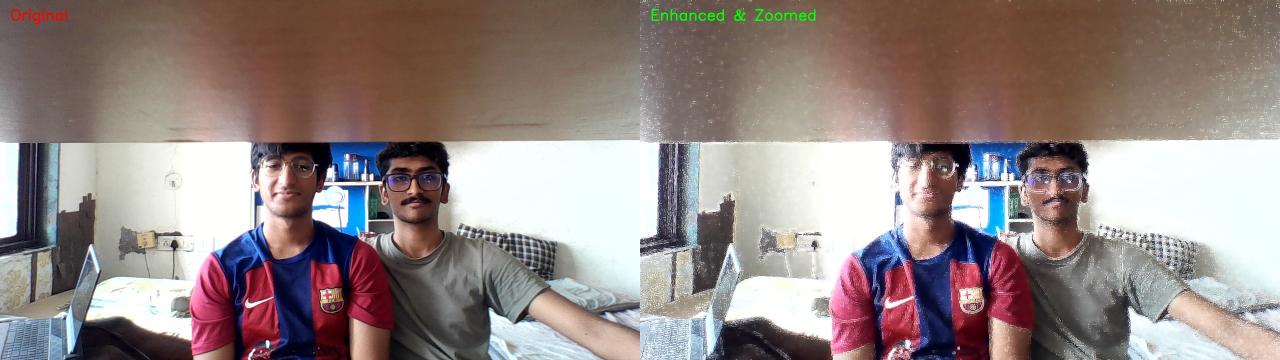
#> input picture attendance_tracker/data/proof/proof_20260420_163603.jpg, 2560 x 720 px (shown at 1/2 size)
$ python -i enhancer.py   (imports and definitions only)   (older library calls are emulated)
#> lines starting #> are read from the running program, lines starting #| are printed output that depends on the picture
#> further down, picture is the input picture: shape (720, 2560, 3); mean B, G, R 130.9, 133.5, 147.3
import cv2
import numpy as np

def auto_brighten(frame: np.ndarray) -> np.ndarray:
    """Brightens the image if it is too dark using CLAHE."""
    if frame is None:
        return None

    # Convert to HSV
    hsv = cv2.cvtColor(frame, cv2.COLOR_BGR2HSV)
    h, s, v = cv2.split(hsv)

    # Calculate average brightness
    avg_brightness = np.mean(v)

    # If the image is dark, apply CLAHE on the V channel
    if avg_brightness < 100:
        print("   (Auto-Brightening Applied)")
        clahe = cv2.createCLAHE(clipLimit=2.0, tileGridSize=(8, 8))
        v_enhanced = clahe.apply(v)

        # Merge back
        hsv_enhanced = cv2.merge((h, s, v_enhanced))
        frame = cv2.cvtColor(hsv_enhanced, cv2.HSV2BGR)

    return frame

def auto_zoom(frame: np.ndarray) -> np.ndarray:
    """Detects faces using a fast Haar cascade and zooms in if they are far away."""
    if frame is None:
        return None

    gray = cv2.cvtColor(frame, cv2.COLOR_BGR2GRAY)
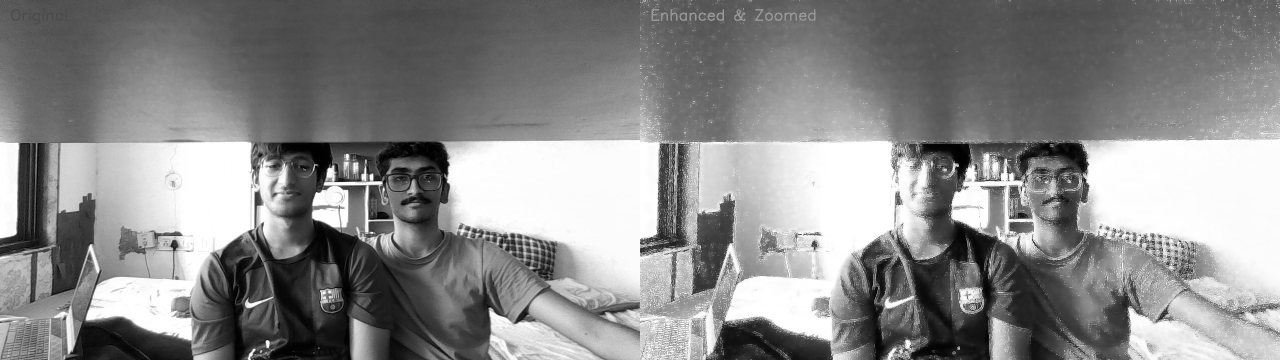
#> gray: shape (720, 2560) (shown at 1/2 size); min 0, max 255, mean 137.3

    # Load Haar Cascade
    face_cascade = cv2.CascadeClassifier(cv2.data.haarcascades + 'haarcascade_frontalface_default.xml')
    faces = face_cascade.detectMultiScale(gray, scaleFactor=1.1, minNeighbors=5, minSize=(30, 30))
#> faces = [[503, 284, 132, 132], [757, 295, 147, 147], [2039, 302, 133, 133]]

    if len(faces) == 0:
        return frame # No faces detected, return original

    # Find bounding box for all detected faces
    x_min = min([x for x, y, w, h in faces])
#> x_min = 503
    y_min = min([y for x, y, w, h in faces])
#> y_min = 284
    x_max = max([x + w for x, y, w, h in faces])
#> x_max = 2172
    y_max = max([y + h for x, y, w, h in faces])
#> y_max = 442

    # Calculate average face width to determine if they are "far away"
    avg_width = np.mean([w for x, y, w, h in faces])
#> avg_width = 137.3

    # If faces are small (far away), perform digital zoom
    if avg_width < 120:
        print("   (Auto-Zoom Applied on far away faces)")

        # Add padding (e.g. 100% of the width/height to give context)
        padding_x = int((x_max - x_min) * 1.0)
        padding_y = int((y_max - y_min) * 1.0)

        # Add a minimum padding just in case
        padding_x = max(padding_x, 50)
        padding_y = max(padding_y, 50)

        h_orig, w_orig = frame.shape[:2]

        crop_x1 = max(0, x_min - padding_x)
        crop_y1 = max(0, y_min - padding_y)
        crop_x2 = min(w_orig, x_max + padding_x)
        crop_y2 = min(h_orig, y_max + padding_y)

        cropped_frame = frame[crop_y1:crop_y2, crop_x1:crop_x2]

        # Resize back to original dimensions for the "zoom" effect
        zoomed_frame = cv2.resize(cropped_frame, (w_orig, h_orig), interpolation=cv2.INTER_LINEAR)
        return zoomed_frame

    return frame

def enhance_for_recognition(frame: np.ndarray) -> np.ndarray:
    """Balanced enhancement (Zoom -> Brighten -> Sharpen)"""
    if frame is None:
        return None

    # 1. Auto-Zoom if faces are far away
    frame = auto_zoom(frame)

    # 2. Add Auto-Brighten
    frame = auto_brighten(frame)
#> in auto_brighten, `hsv = cv2.cvtColor(frame, cv2.COLOR_BGR2HSV)`: hsv: shape (720, 2560, 3); mean H, S, V 54.5, 66.5, 154.3
#> in auto_brighten, `h, s, v = cv2.split(hsv)`:
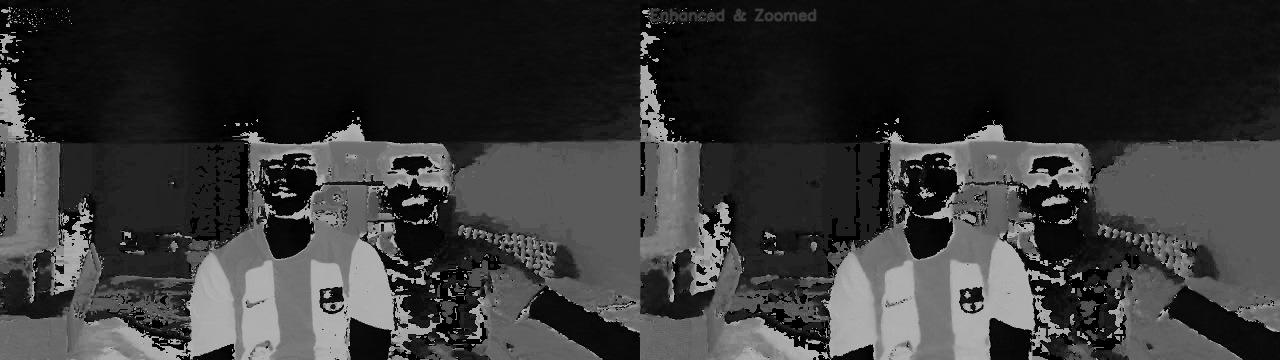
#> h: shape (720, 2560) (shown at 1/2 size); min 0, max 179, mean 54.5
#> in auto_brighten, `h, s, v = cv2.split(hsv)`:
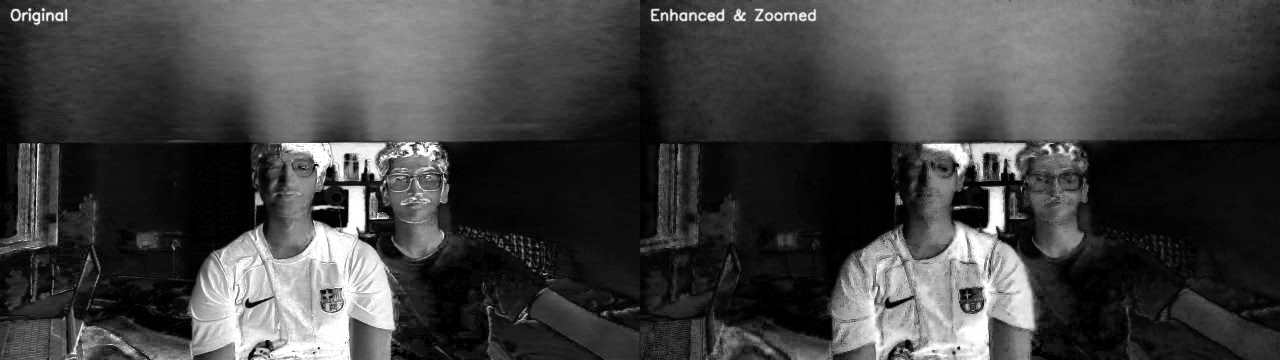
#> s: shape (720, 2560) (shown at 1/2 size); min 0, max 255, mean 66.5
#> in auto_brighten, `h, s, v = cv2.split(hsv)`:
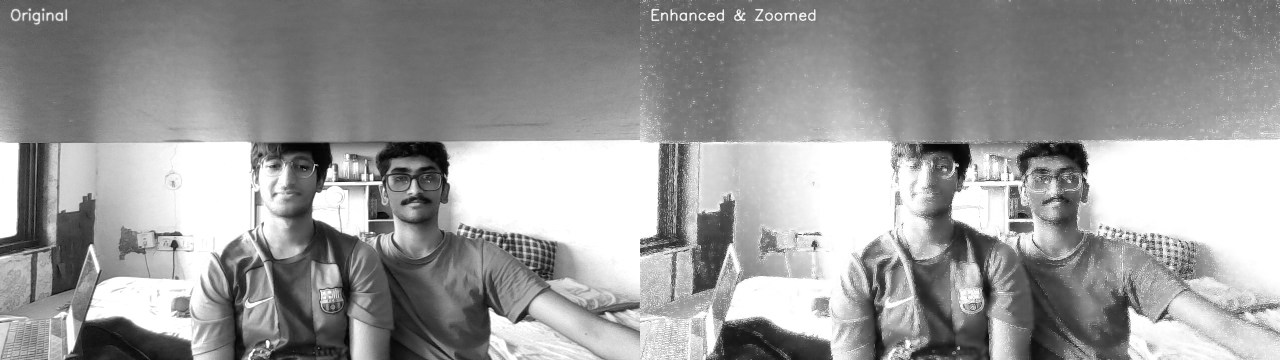
#> v: shape (720, 2560) (shown at 1/2 size); min 0, max 255, mean 154.3
#> in auto_brighten, `avg_brightness = np.mean(v)`: avg_brightness = 154.3

    # Ensure it's a color image
    if len(frame.shape) == 2:
        frame = cv2.cvtColor(frame, cv2.COLOR_GRAY2BGR)

    # 3. Gentle Unsharp Mask
    blurred = cv2.GaussianBlur(frame, (0, 0), sigmaX=1.0)
    sharpened = cv2.addWeighted(frame, 2.5, blurred, -1.5, 0)

    # 4. Light Laplacian
    lap = cv2.Laplacian(sharpened, cv2.CV_64F, ksize=3)
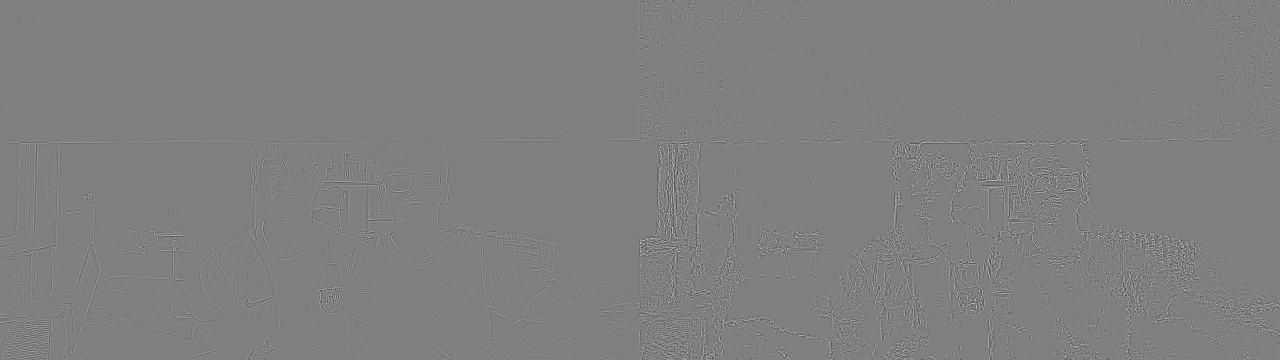
#> lap: shape (720, 2560, 3) float64 (shown at 1/2 size); mean B, G, R 0, 0, 0; drawn with min black and max white
    sharpened = cv2.addWeighted(sharpened, 1.0, np.clip(lap, 0, 255).astype(np.uint8), 0.8, 0)
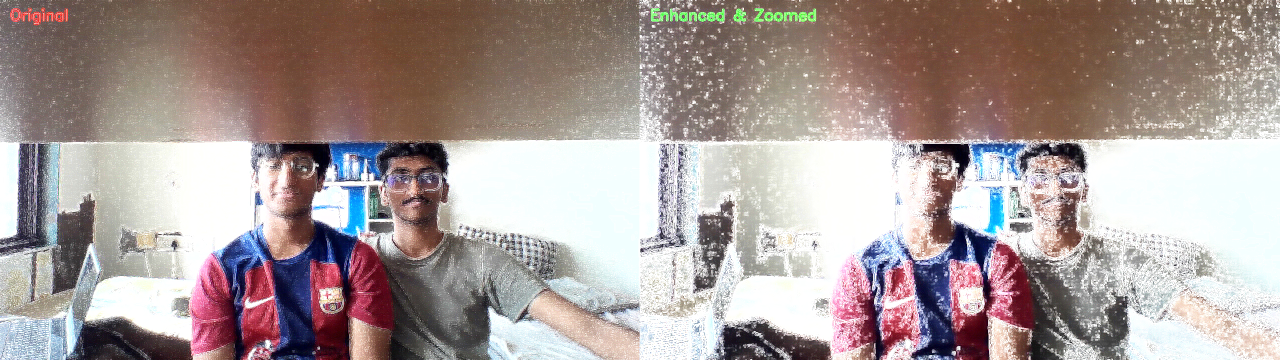
#> sharpened: shape (720, 2560, 3) (shown at 1/2 size); mean B, G, R 151.1, 153.7, 167.2

    # Final noise reduction skip (Bilateral is too slow for real-time CPU)
    # Using lightweight Gaussian instead or just continuing
    final = cv2.GaussianBlur(sharpened, (3, 3), 0)

    return final

>>> import cv2
>>> picture = cv2.imread('../data/proof/proof_20260420_163603.jpg')
>>> result = enhance_for_recognition(picture)

$ run again, on attendance_tracker/data/proof/proof_20260420_163856.jpg
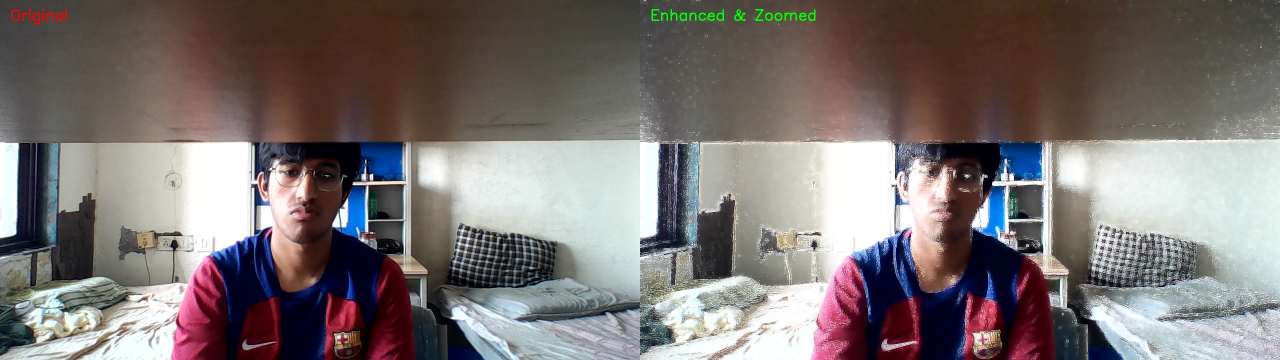
#> input picture attendance_tracker/data/proof/proof_20260420_163856.jpg, 2560 x 720 px (shown at 1/2 size)
#> picture is the input picture: shape (720, 2560, 3); mean B, G, R 113.3, 114.2, 122.3
#> faces = ()
#> hsv: shape (720, 2560, 3); mean H, S, V 56, 72, 129.9
#> in auto_brighten, `h, s, v = cv2.split(hsv)`:
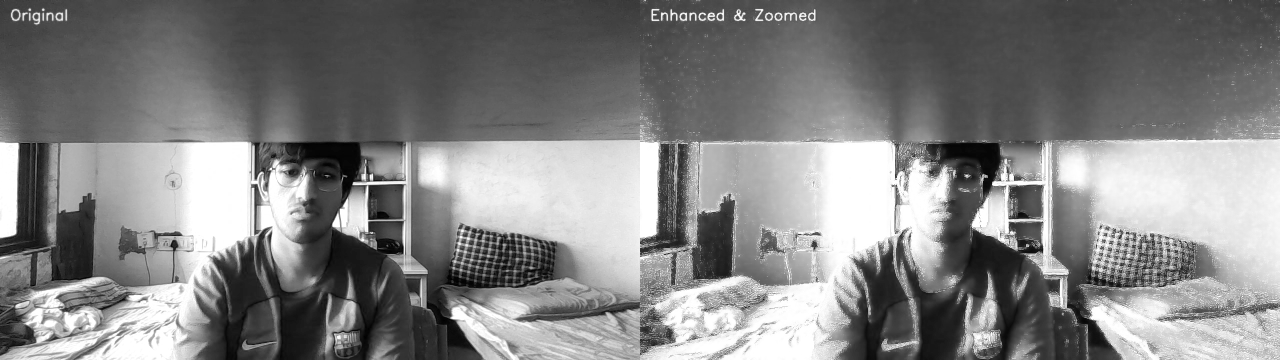
#> v: shape (720, 2560) (shown at 1/2 size); min 0, max 255, mean 129.9
#> avg_brightness = 129.9
#> in enhance_for_recognition, `sharpened = cv2.addWeighted(sharpened, 1.0, np.clip(lap, 0, 255).astyp..`:
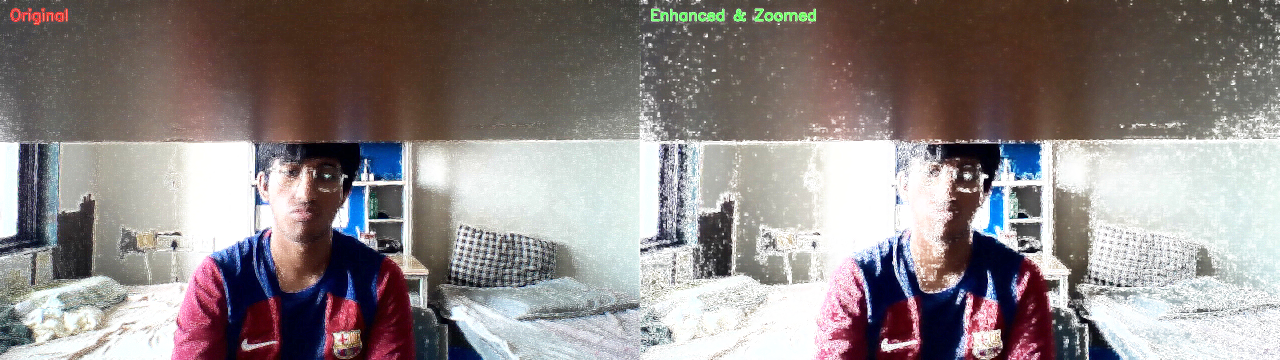
#> sharpened: shape (720, 2560, 3) (shown at 1/2 size); mean B, G, R 132.8, 133.5, 141.6

$ run again, on attendance_tracker/data/proof/proof_20260420_163902.jpg
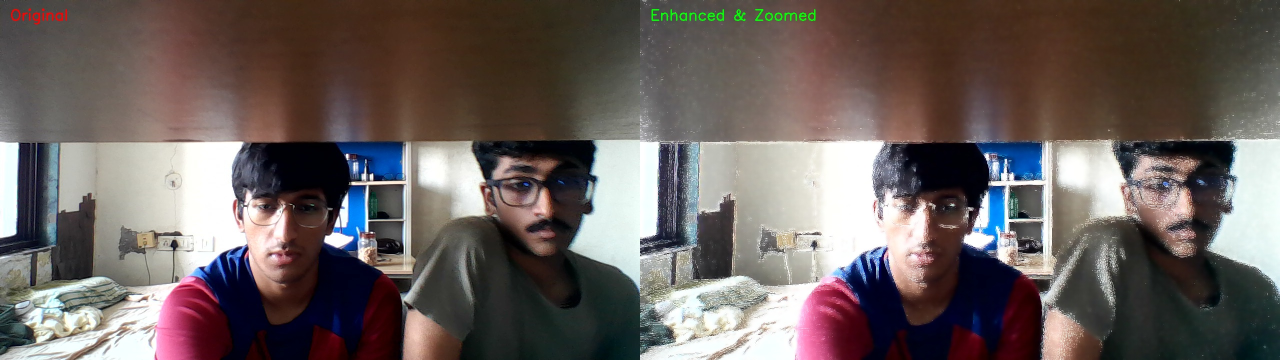
#> input picture attendance_tracker/data/proof/proof_20260420_163902.jpg, 2560 x 720 px (shown at 1/2 size)
#> picture is the input picture: shape (720, 2560, 3); mean B, G, R 93.6, 96.1, 105.8
#> faces = [[1810, 487, 59, 59], [515, 483, 67, 67]]
#> x_min = 515
#> y_min = 483
#> x_max = 1869
#> y_max = 550
#> avg_width = 63
#> padding_x = 1354
#> padding_y = 67
#> crop_x1 = 0
#> crop_y1 = 416
#> crop_x2 = 2560
#> crop_y2 = 617
#> hsv: shape (720, 2560, 3); mean H, S, V 62.7, 68.5, 125
#> in auto_brighten, `h, s, v = cv2.split(hsv)`:
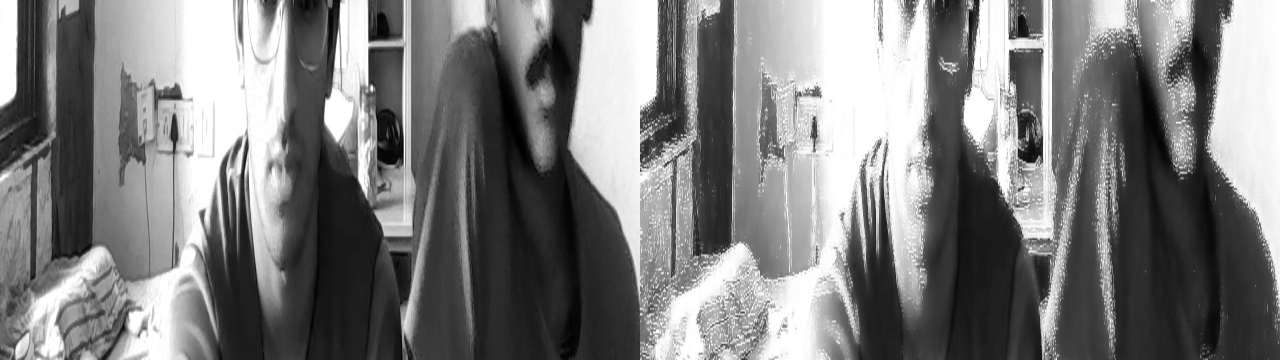
#> v: shape (720, 2560) (shown at 1/2 size); min 0, max 255, mean 125
#> avg_brightness = 125
#> in enhance_for_recognition, `sharpened = cv2.addWeighted(sharpened, 1.0, np.clip(lap, 0, 255).astyp..`:
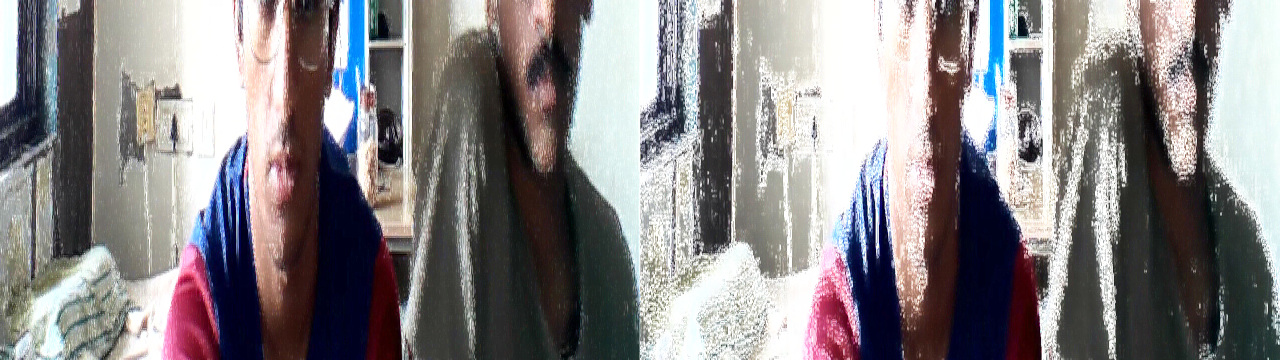
#> sharpened: shape (720, 2560, 3) (shown at 1/2 size); mean B, G, R 132, 130.2, 134.3

$ run again, on attendance_tracker/data/proof/proof_20260420_163912.jpg
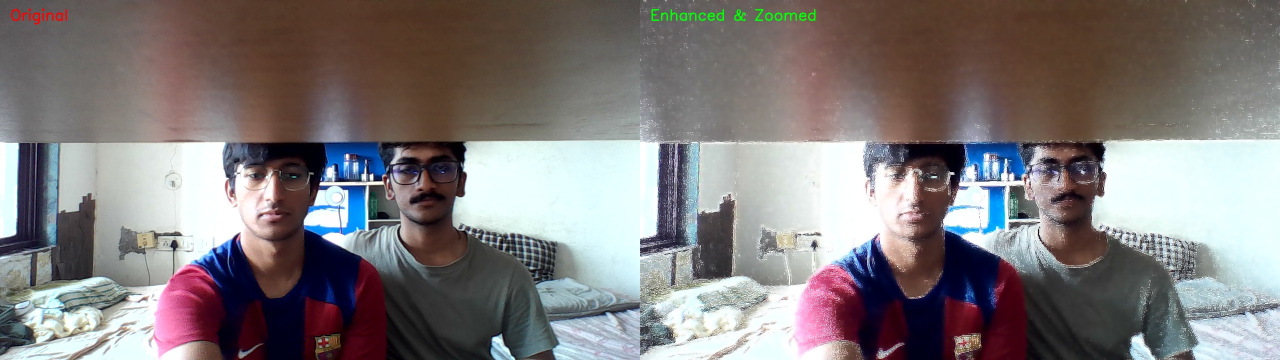
#> input picture attendance_tracker/data/proof/proof_20260420_163912.jpg, 2560 x 720 px (shown at 1/2 size)
#> picture is the input picture: shape (720, 2560, 3); mean B, G, R 122.4, 121.7, 127.4
#> faces = [[616, 374, 110, 110], [1890, 374, 110, 110], [453, 282, 186, 186]]
#> x_min = 453
#> y_min = 282
#> x_max = 2000
#> y_max = 484
#> avg_width = 135.3
#> hsv: shape (720, 2560, 3); mean H, S, V 66.7, 66.2, 137.3
#> in auto_brighten, `h, s, v = cv2.split(hsv)`:
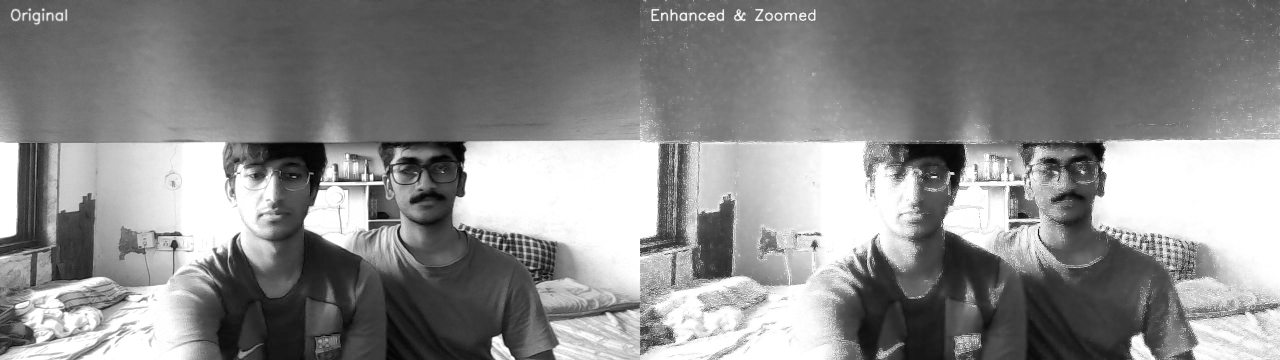
#> v: shape (720, 2560) (shown at 1/2 size); min 0, max 255, mean 137.3
#> avg_brightness = 137.3
#> in enhance_for_recognition, `sharpened = cv2.addWeighted(sharpened, 1.0, np.clip(lap, 0, 255).astyp..`:
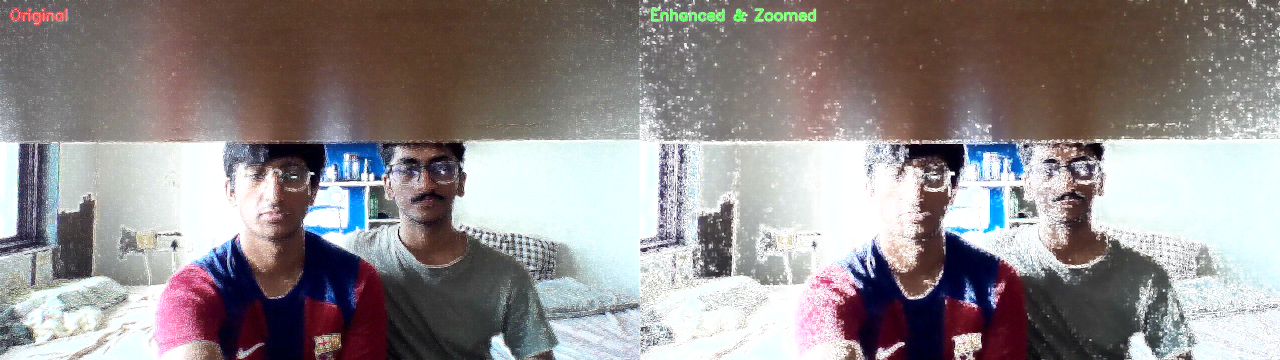
#> sharpened: shape (720, 2560, 3) (shown at 1/2 size); mean B, G, R 139, 138.4, 144.9
